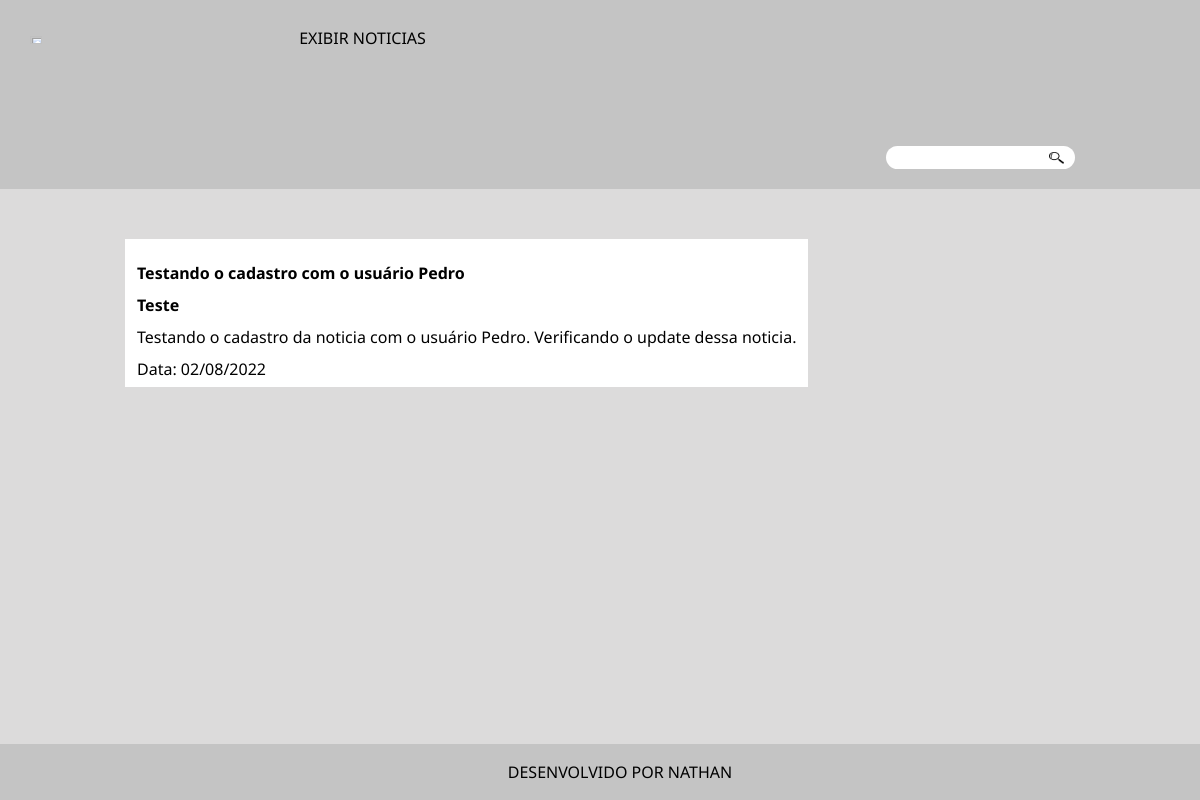
The page /noticia.php?id=20 on the database its author committed.
### tables this page shows
CREATE TABLE `noticias` (
  `id` int(11) NOT NULL AUTO_INCREMENT,
  `id_usuario` int(11) DEFAULT NULL,
  `id_categoria` int(11) DEFAULT NULL,
  `titulo` varchar(150) NOT NULL,
  `conteudo` text NOT NULL,
  `data_publicacao` date DEFAULT NULL,
  PRIMARY KEY (`id`),
  KEY `id_categoria` (`id_categoria`),
  KEY `id_usuario` (`id_usuario`),
  CONSTRAINT `noticias_ibfk_1` FOREIGN KEY (`id_categoria`) REFERENCES `categorias` (`id`),
  CONSTRAINT `noticias_ibfk_2` FOREIGN KEY (`id_usuario`) REFERENCES `usuarios` (`id`)
);

CREATE TABLE `categorias` (
  `id` int(11) NOT NULL AUTO_INCREMENT,
  `nome` varchar(100) NOT NULL,
  PRIMARY KEY (`id`),
  UNIQUE KEY `nome` (`nome`)
);

### src/repositorio/RepositorioNoticias.php (called while the page is built, shortened)
<?php
class RepositorioNoticias
{
    private PDO $conexao;
    public function __construct(PDO $conexao)
    {
        $this->conexao = $conexao;
    }
    public function umaNoticia($id): Noticia
    {
        $sql = "SELECT noticias.id, perfis.id AS id_do_perfil, perfis.nome AS perfil, usuarios.id AS id_do_usuario, usuarios.nome AS usuario, usuarios.email AS email_do_usuario, usuarios.senha AS senha_do_usuario, categorias.id AS id_da_categoria, categorias.nome AS categoria, noticias.titulo, noticias.conteudo, noticias.data_publicacao
        FROM noticias JOIN categorias ON noticias.id_categoria = categorias.id JOIN usuarios ON noticias.id_usuario = usuarios.id JOIN perfis ON id_perfil = perfis.id WHERE noticias.id = :id;";
        $consulta = $this->conexao->prepare($sql);
        $consulta->bindValue(':id', $id);
        $consulta->execute();
        $dadosNoticia = $consulta->fetch(PDO::FETCH_ASSOC);
        $noticia = new \Noticia(
            $dadosNoticia['id'],
            new \Categoria($dadosNoticia['id_da_categoria'], $dadosNoticia['categoria']),
            $dadosNoticia['titulo'],
            $dadosNoticia['conteudo'],
            $dadosNoticia['data_publicacao']
        );
        $perfil = new \Perfil($dadosNoticia['id_do_perfil'], $dadosNoticia['perfil']);
        $usuario = new \Usuario($dadosNoticia['id_do_usuario'], $perfil, $dadosNoticia['usuario'], $dadosNoticia['email_do_usuario'], $dadosNoticia['senha_do_usuario']);
        $noticia->recebeUsuario($usuario);
        return $noticia;
    }
}

### src/dominio/modelo/Categoria.php (called while the page is built, shortened)
<?php
class Categoria
{
    private $categoria;
    public function __construct(?int $id, string $categoria)
    {
        $this->categoria = $this->limpar($categoria);
    }
    public function categoria(): string
    {
        return $this->categoria;
    }
    private function limpar($categoria)
    {
        $categoria = trim($categoria);
        $categoria = stripcslashes($categoria);
        $categoria = htmlspecialchars($categoria);
        return $categoria;
    }
}

### src/dominio/modelo/Noticia.php (called while the page is built, shortened)
<?php
class Noticia
{
    private $categoria;
    private $titulo;
    private $conteudo;
    private $dataPublicacao;
    public function __construct(?int $id, Categoria $categoria, string $titulo, string $conteudo, ?string $dataPublicacao)
    {
        $this->categoria = $categoria;
        $this->titulo = $this->limpar($titulo);
        $this->conteudo = $this->limpar($conteudo);
        $this->dataPublicacao = $dataPublicacao;
    }
    public function titulo(): string
    {
        return $this->titulo;
    }
    public function conteudo(): string
    {
        return $this->conteudo;
    }
    public function dataPublicacao(): string
    {
        $dataPublicacaoFormatada = $this->dataPublicacao;
        $dataPublicacaoFormatada = date_create($dataPublicacaoFormatada);
        return date_format($dataPublicacaoFormatada, 'd/m/Y');
    }
    public function categoria(): string
    {
        return $this->categoria->categoria();
    }
    private function limpar($noticia)
    {
        $noticia = trim($noticia);
        $noticia = htmlspecialchars($noticia);
        return $noticia;
    }
}

### noticia.php (the view, shortened to what this page needs)
<?php
require_once 'src/dominio/modelo/Noticia.php';
require_once 'src/dominio/modelo/Categoria.php';
require_once 'src/repositorio/RepositorioNoticias.php';
require_once 'layout/cabecalho.php';
$conexao = Conexao::criarConexao();
$repositorioNoticias = new RepositorioNoticias($conexao);
$id = $_GET['id'];
$noticia = $repositorioNoticias->umaNoticia($id);
?>
<!DOCTYPE html>
<html lang="pt-br">
<head>
    <link rel="stylesheet" href="reset.css">
    <link rel="stylesheet" href="style.css">
</head>
    <main>
        <section class="conteudo-completo">
                <h2><?php echo $noticia->titulo(); ?></h2>
                <h3><?php echo $noticia->categoria(); ?></h3>
                    <p>
                        <?php echo nl2br($noticia->conteudo()); ?>
                   </p>
                   <br>
                   <p>
                    Data: <?php echo $noticia->dataPublicacao(); ?>
                   </p>
        </section>
    </main>

### style.css (style rules this page uses)
body { background: rgb(220, 219, 219); font-family: 'Montserrat', sans-serif; font-family: 'Noto Sans', sans-serif; }
main { width: 950px; margin: 0 auto; margin-bottom: 5em; }
.caixa-noticia h2, h3 { padding-bottom: 1em; font-weight: bold; }
.conteudo-completo { background: white; margin-bottom: 70px; margin: 0 auto; padding: 10px 12px; display: inline-block; position: relative; }
.conteudo-completo h2 { padding: 1em 0; font-weight: bold; }
footer { background: rgb(196, 196, 196); text-align: center; padding: 20px; margin: auto; width: 100%; bottom: 0; position: fixed; }

### rows shown on the page
noticias: titulo "Testando o cadastro com o usuário Pedro", id_categoria.nome "Teste", conteudo "Testando o cadastro da noticia com o usuário Pedro. Verificando o update dessa noticia.", data_publicacao "02/08/2022"
